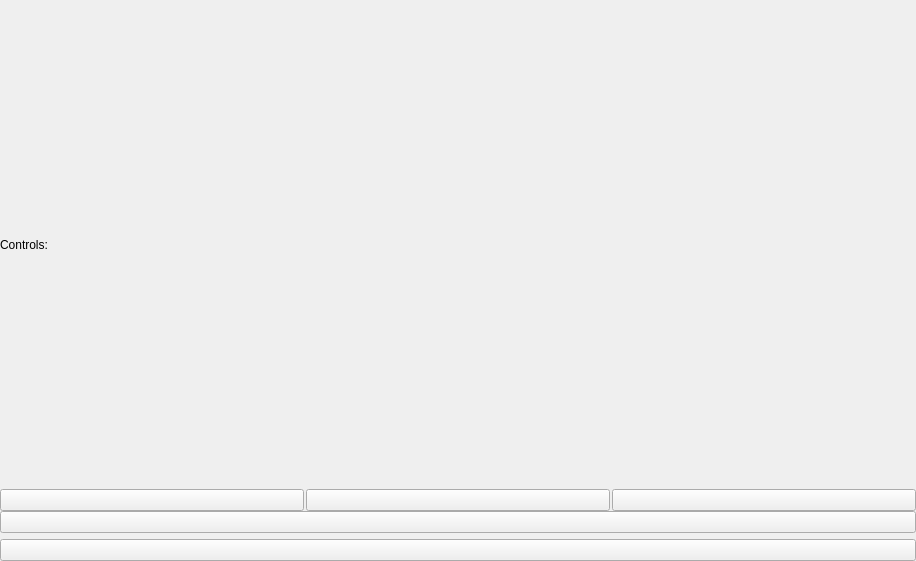
<?xml version="1.0" encoding="UTF-8"?>
<ui version="4.0">
 <class>ControlWidget</class>
 <widget class="QWidget" name="ControlWindow">
  <property name="geometry">
   <rect>
    <x>0</x>
    <y>0</y>
    <width>916</width>
    <height>561</height>
   </rect>
  </property>
  <property name="windowTitle">
   <string>Control Window</string>
  </property>
  <layout class="QVBoxLayout" name="verticalLayout">
   <property name="margin">
    <number>0</number>
   </property>
   <item>
    <layout class="QVBoxLayout" name="toplayout">
     <property name="spacing">
      <number>0</number>
     </property>
     <item>
      <widget class="QLabel" name="type_label">
       <property name="text">
        <string>Controls:</string>
       </property>
      </widget>
     </item>
     <item>
      <layout class="QHBoxLayout" name="horizontalLayout">
       <property name="spacing">
        <number>2</number>
       </property>
       <item>
        <widget class="QPushButton" name="_add_button">
         <property name="toolTip">
          <string>Add Currently Selected Message</string>
         </property>
         <property name="text">
          <string/>
         </property>
         <property name="iconSize">
          <size>
           <width>16</width>
           <height>16</height>
          </size>
         </property>
        </widget>
       </item>
       <item>
        <widget class="QPushButton" name="_add_button">
         <property name="toolTip">
          <string>Add Currently Selected Message</string>
         </property>
         <property name="text">
          <string/>
         </property>
         <property name="iconSize">
          <size>
           <width>16</width>
           <height>16</height>
          </size>
         </property>
        </widget>
       </item>
       <item>
        <widget class="QPushButton" name="_add_button">
         <property name="toolTip">
          <string>Add Currently Selected Message</string>
         </property>
         <property name="text">
          <string/>
         </property>
         <property name="iconSize">
          <size>
           <width>16</width>
           <height>16</height>
          </size>
         </property>
        </widget>
       </item>
      </layout>
     </item>
     <item>
      <widget class="QPushButton" name="_add_button">
       <property name="toolTip">
        <string>Add Currently Selected Message</string>
       </property>
       <property name="text">
        <string/>
       </property>
       <property name="iconSize">
        <size>
         <width>16</width>
         <height>16</height>
        </size>
       </property>
      </widget>
     </item>
    </layout>
   </item>
   <item>
    <widget class="QPushButton" name="_add_button">
     <property name="toolTip">
      <string>Add Currently Selected Message</string>
     </property>
     <property name="text">
      <string/>
     </property>
     <property name="iconSize">
      <size>
       <width>16</width>
       <height>16</height>
      </size>
     </property>
    </widget>
   </item>
  </layout>
 </widget>
 <customwidgets>
 </customwidgets>
 <resources/>
 <connections/>
</ui>
